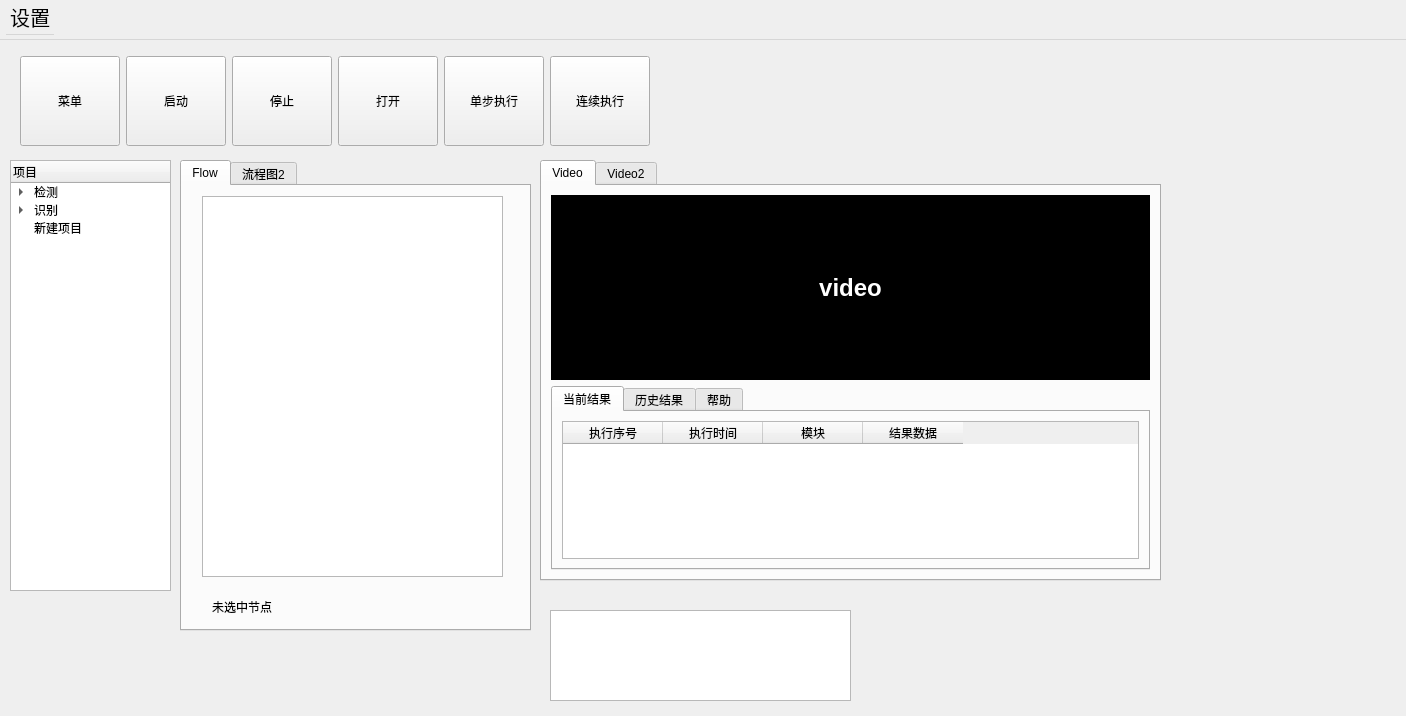
<?xml version="1.0" encoding="UTF-8"?>
<ui version="4.0">
 <class>MainWindow</class>
 <widget class="QMainWindow" name="MainWindow">
  <property name="geometry">
   <rect>
    <x>0</x>
    <y>0</y>
    <width>1406</width>
    <height>716</height>
   </rect>
  </property>
  <property name="windowTitle">
   <string>MainWindow</string>
  </property>
  <widget class="QWidget" name="centralwidget">
   <widget class="QWidget" name="layoutWidget">
    <property name="geometry">
     <rect>
      <x>20</x>
      <y>10</y>
      <width>632</width>
      <height>102</height>
     </rect>
    </property>
    <layout class="QHBoxLayout" name="horizontalLayout">
     <item>
      <widget class="QPushButton" name="menu_button">
       <property name="minimumSize">
        <size>
         <width>100</width>
         <height>90</height>
        </size>
       </property>
       <property name="maximumSize">
        <size>
         <width>100</width>
         <height>90</height>
        </size>
       </property>
       <property name="text">
        <string>菜单</string>
       </property>
      </widget>
     </item>
     <item>
      <widget class="QPushButton" name="camera_button">
       <property name="minimumSize">
        <size>
         <width>100</width>
         <height>90</height>
        </size>
       </property>
       <property name="maximumSize">
        <size>
         <width>100</width>
         <height>90</height>
        </size>
       </property>
       <property name="text">
        <string>启动</string>
       </property>
      </widget>
     </item>
     <item>
      <widget class="QPushButton" name="close_button">
       <property name="minimumSize">
        <size>
         <width>100</width>
         <height>90</height>
        </size>
       </property>
       <property name="maximumSize">
        <size>
         <width>100</width>
         <height>90</height>
        </size>
       </property>
       <property name="text">
        <string>停止</string>
       </property>
      </widget>
     </item>
     <item>
      <widget class="QPushButton" name="open_button">
       <property name="minimumSize">
        <size>
         <width>100</width>
         <height>90</height>
        </size>
       </property>
       <property name="maximumSize">
        <size>
         <width>100</width>
         <height>90</height>
        </size>
       </property>
       <property name="text">
        <string>打开</string>
       </property>
      </widget>
     </item>
     <item>
      <widget class="QPushButton" name="btn_step_execute">
       <property name="minimumSize">
        <size>
         <width>100</width>
         <height>90</height>
        </size>
       </property>
       <property name="maximumSize">
        <size>
         <width>100</width>
         <height>90</height>
        </size>
       </property>
       <property name="text">
        <string>单步执行</string>
       </property>
      </widget>
     </item>
     <item>
      <widget class="QPushButton" name="btn_continuous_execute">
       <property name="minimumSize">
        <size>
         <width>100</width>
         <height>90</height>
        </size>
       </property>
       <property name="maximumSize">
        <size>
         <width>100</width>
         <height>90</height>
        </size>
       </property>
       <property name="text">
        <string>连续执行</string>
       </property>
      </widget>
     </item>
    </layout>
   </widget>
   <widget class="QTreeWidget" name="tree">
    <property name="geometry">
     <rect>
      <x>10</x>
      <y>120</y>
      <width>161</width>
      <height>431</height>
     </rect>
    </property>
    <column>
     <property name="text">
      <string>项目</string>
     </property>
    </column>
    <item>
     <property name="text">
      <string>检测</string>
     </property>
     <item>
      <property name="text">
       <string>直线</string>
      </property>
     </item>
     <item>
      <property name="text">
       <string>圆</string>
      </property>
     </item>
     <item>
      <property name="text">
       <string>灰度</string>
      </property>
     </item>
    </item>
    <item>
     <property name="text">
      <string>识别</string>
     </property>
     <item>
      <property name="text">
       <string>人脸</string>
      </property>
     </item>
     <item>
      <property name="text">
       <string>颜色</string>
      </property>
     </item>
    </item>
    <item>
     <property name="text">
      <string>新建项目</string>
     </property>
    </item>
   </widget>
   <widget class="QPlainTextEdit" name="plainTextEdit">
    <property name="geometry">
     <rect>
      <x>550</x>
      <y>570</y>
      <width>301</width>
      <height>91</height>
     </rect>
    </property>
   </widget>
   <widget class="QTabWidget" name="tabWidget">
    <property name="geometry">
     <rect>
      <x>540</x>
      <y>120</y>
      <width>621</width>
      <height>421</height>
     </rect>
    </property>
    <property name="currentIndex">
     <number>0</number>
    </property>
    <widget class="QWidget" name="Video">
     <attribute name="title">
      <string>Video</string>
     </attribute>
     <layout class="QVBoxLayout" name="verticalLayout_2">
      <item>
       <layout class="QVBoxLayout" name="video_area_layout" stretch="1,1">
        <item>
         <widget class="QLabel" name="video">
          <property name="sizePolicy">
           <sizepolicy hsizetype="Expanding" vsizetype="Expanding">
            <horstretch>0</horstretch>
            <verstretch>0</verstretch>
           </sizepolicy>
          </property>
          <property name="styleSheet">
           <string notr="true">background-color: black;
color: white;
font-size: 24px;
font-weight: bold;</string>
          </property>
          <property name="text">
           <string>video</string>
          </property>
          <property name="alignment">
           <set>Qt::AlignCenter</set>
          </property>
         </widget>
        </item>
        <item>
         <widget class="QTabWidget" name="result_tab_widget">
          <property name="currentIndex">
           <number>0</number>
          </property>
          <widget class="QWidget" name="current_result_tab">
           <attribute name="title">
            <string>当前结果</string>
           </attribute>
           <layout class="QVBoxLayout" name="verticalLayout_3">
            <item>
             <widget class="QTableWidget" name="result_data_table">
              <property name="columnCount">
               <number>4</number>
              </property>
              <column>
               <property name="text">
                <string>执行序号</string>
               </property>
              </column>
              <column>
               <property name="text">
                <string>执行时间</string>
               </property>
              </column>
              <column>
               <property name="text">
                <string>模块</string>
               </property>
              </column>
              <column>
               <property name="text">
                <string>结果数据</string>
               </property>
              </column>
             </widget>
            </item>
           </layout>
          </widget>
          <widget class="QWidget" name="history_result_tab">
           <attribute name="title">
            <string>历史结果</string>
           </attribute>
           <layout class="QVBoxLayout" name="verticalLayout_4">
            <item>
             <widget class="QLabel" name="label_2">
              <property name="text">
               <string>暂无历史记录</string>
              </property>
             </widget>
            </item>
           </layout>
          </widget>
          <widget class="QWidget" name="help_tab">
           <attribute name="title">
            <string>帮助</string>
           </attribute>
           <layout class="QVBoxLayout" name="verticalLayout_5">
            <item>
             <widget class="QLabel" name="label_3">
              <property name="text">
               <string>帮助信息显示区域</string>
              </property>
             </widget>
            </item>
           </layout>
          </widget>
         </widget>
        </item>
       </layout>
      </item>
     </layout>
    </widget>
    <widget class="QWidget" name="tab">
     <attribute name="title">
      <string>Video2</string>
     </attribute>
    </widget>
   </widget>
   <widget class="QTabWidget" name="flowWidget">
    <property name="geometry">
     <rect>
      <x>180</x>
      <y>120</y>
      <width>351</width>
      <height>471</height>
     </rect>
    </property>
    <property name="currentIndex">
     <number>0</number>
    </property>
    <widget class="QWidget" name="flow">
     <attribute name="title">
      <string>Flow</string>
     </attribute>
     <widget class="QGraphicsView" name="flowView">
      <property name="geometry">
       <rect>
        <x>20</x>
        <y>10</y>
        <width>301</width>
        <height>381</height>
       </rect>
      </property>
     </widget>
     <widget class="QLabel" name="lbl_current_node">
      <property name="geometry">
       <rect>
        <x>30</x>
        <y>410</y>
        <width>291</width>
        <height>21</height>
       </rect>
      </property>
      <property name="text">
       <string>未选中节点</string>
      </property>
     </widget>
    </widget>
    <widget class="QWidget" name="tab_4">
     <attribute name="title">
      <string>流程图2</string>
     </attribute>
    </widget>
   </widget>
  </widget>
  <widget class="QMenuBar" name="menubar">
   <property name="geometry">
    <rect>
     <x>0</x>
     <y>0</y>
     <width>1406</width>
     <height>40</height>
    </rect>
   </property>
   <property name="sizePolicy">
    <sizepolicy hsizetype="Fixed" vsizetype="Minimum">
     <horstretch>0</horstretch>
     <verstretch>0</verstretch>
    </sizepolicy>
   </property>
   <property name="minimumSize">
    <size>
     <width>0</width>
     <height>40</height>
    </size>
   </property>
   <property name="maximumSize">
    <size>
     <width>16777215</width>
     <height>50</height>
    </size>
   </property>
   <property name="font">
    <font>
     <pointsize>15</pointsize>
    </font>
   </property>
   <widget class="QMenu" name="menu">
    <property name="geometry">
     <rect>
      <x>246</x>
      <y>140</y>
      <width>157</width>
      <height>130</height>
     </rect>
    </property>
    <property name="font">
     <font>
      <pointsize>15</pointsize>
     </font>
    </property>
    <property name="title">
     <string>设置</string>
    </property>
    <addaction name="action"/>
    <addaction name="action1"/>
   </widget>
   <addaction name="menu"/>
  </widget>
  <action name="action">
   <property name="text">
    <string>摄像头设置</string>
   </property>
   <property name="font">
    <font>
     <pointsize>15</pointsize>
    </font>
   </property>
  </action>
  <action name="action1">
   <property name="text">
    <string>1</string>
   </property>
   <property name="font">
    <font>
     <pointsize>15</pointsize>
    </font>
   </property>
  </action>
 </widget>
 <resources/>
 <connections/>
</ui>
